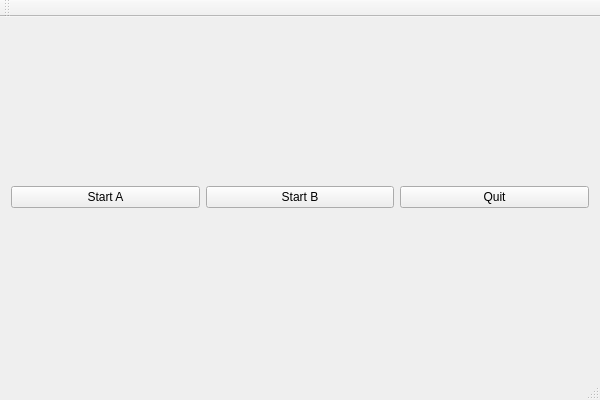
<?xml version="1.0" encoding="UTF-8"?>
<ui version="4.0">
 <class>drop_testClass</class>
 <widget class="QMainWindow" name="drop_testClass">
  <property name="geometry">
   <rect>
    <x>0</x>
    <y>0</y>
    <width>600</width>
    <height>400</height>
   </rect>
  </property>
  <property name="windowTitle">
   <string>drop_test</string>
  </property>
  <widget class="QWidget" name="centralWidget">
   <layout class="QHBoxLayout" name="horizontalLayout">
    <item>
     <widget class="QPushButton" name="pushButton">
      <property name="text">
       <string>Start A</string>
      </property>
     </widget>
    </item>
    <item>
     <widget class="QPushButton" name="pushButton_2">
      <property name="text">
       <string>Start B</string>
      </property>
     </widget>
    </item>
    <item>
     <widget class="QPushButton" name="pushButton_3">
      <property name="text">
       <string>Quit</string>
      </property>
     </widget>
    </item>
   </layout>
  </widget>
  <widget class="QMenuBar" name="menuBar">
   <property name="geometry">
    <rect>
     <x>0</x>
     <y>0</y>
     <width>600</width>
     <height>23</height>
    </rect>
   </property>
  </widget>
  <widget class="QToolBar" name="mainToolBar">
   <attribute name="toolBarArea">
    <enum>TopToolBarArea</enum>
   </attribute>
   <attribute name="toolBarBreak">
    <bool>false</bool>
   </attribute>
  </widget>
  <widget class="QStatusBar" name="statusBar"/>
 </widget>
 <layoutdefault spacing="6" margin="11"/>
 <resources>
  <include location="drop_test.qrc"/>
 </resources>
 <connections/>
</ui>
